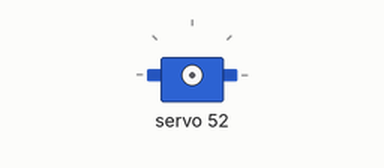
A sketch run on a simulated Arduino Uno, built with avr-gcc and run on an emulated ATmega328P. On the bench: servo.

Above: at 0.05 s.
At 14.05 s:
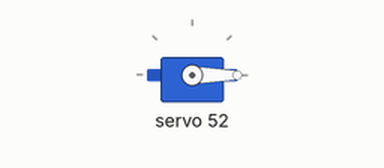
At 14.65 s:
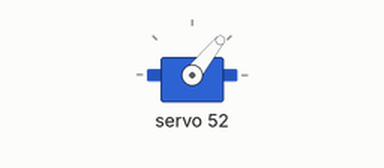
At 15.35 s:
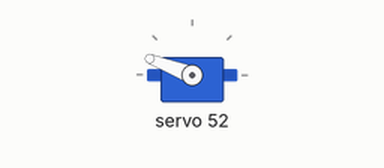
Timing chart, 0 to 21.6 s (numbered marks = the images above):
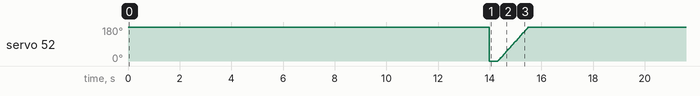

The sketch:

Front_LED_Tests.ino
```cpp
#define RED 6
#define GREEN 5
#define BLUE 4

#include <Wire.h>
#include "src/Adafruit_PWMServoDriver/Adafruit_PWMServoDriver.h"

Adafruit_PWMServoDriver pwm = Adafruit_PWMServoDriver(0x43);

void setup() {

  pwm.begin();
    //pwm.setPWMFreq(1600);  // This is the maximum PWM frequency

  pwm.setPWM(RED, 4096, 0);   //blue off
  pwm.setPWM(GREEN, 4096, 0);   //green off
  pwm.setPWM(BLUE, 4096, 0);   //red off
}

void loop() {
  pwm.setPWM(BLUE, 4096, 0);  //off
  pwm.setPWM(RED, 4096, 0);  //off
  //delay(2000);
  pwm.setPWM(RED, 0, 4096);  //on
  delay(2000);
  pwm.setPWM(RED, 4096, 0);  //off
  pwm.setPWM(GREEN, 4096, 0);  //off
  //delay(2000);
  pwm.setPWM(GREEN, 0, 4096);  //on
  delay(2000);
  pwm.setPWM(GREEN, 4096, 0);  //off
  pwm.setPWM(BLUE, 4096, 0);  //off
  //delay(2000);
  pwm.setPWM(BLUE, 0, 4096);  //on
  delay(2000);
  pwm.setPWM(BLUE, 4096, 0);  //off
  pwm.setPWM(RED, 4096, 0);  //off
  for (uint16_t i=0; i<4096; i +=8) {

      pwm.setPWM(BLUE, 0, (i + (4096/16)*BLUE) % 4096 ); //fade down
     // pwm.setPWM(BLUE, (i + (4096/16)*BLUE) % 4096, 0 );
    delay(20);
    }
}
```

Measured:
- by itself, servo 52: ramps from 0° to 180° and jumps back, once every 16.6 s
